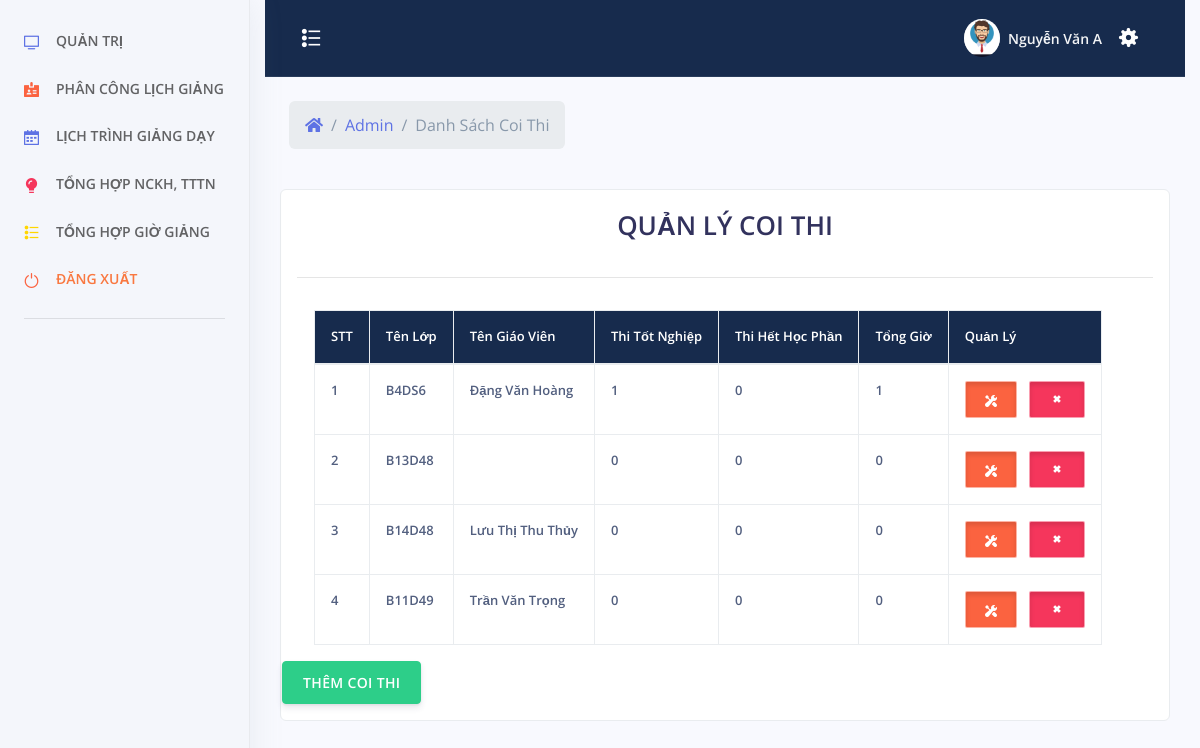
The app's page /admin/index.php?menu=coithi (signed in) with its own data.
### tables this page shows
CREATE TABLE `coi_thi` (
  `id_coi_thi` int(11) NOT NULL,
  `id_lop` int(11) NOT NULL,
  `id_giaovien` int(11) NOT NULL,
  `thoi_gian` int(11) NOT NULL,
  `thi_tot_nghiep` int(11) NOT NULL,
  `thi_het_hoc_phan` int(11) NOT NULL
);

CREATE TABLE `lop_hoc` (
  `id_lop` int(11) NOT NULL,
  `ten_lop` varchar(50) NOT NULL,
  `chuyen_nganh` varchar(50) NOT NULL,
  `thoi_gian` int(11) NOT NULL,
  `thoi_khoa_bieu` longtext NOT NULL,
  `quy_mo` varchar(50) NOT NULL,
  `id_gvphutrach` int(11) NOT NULL,
  `id_gvthamgia` int(11) NOT NULL,
  `thoigian_gv_phutrach` int(11) NOT NULL,
  `thoigian_gv_thamgia` int(11) NOT NULL,
  `thoigian_chitiet_gvphutrach` int(11) NOT NULL,
  `thoigian_chitiet_gvthamgia` int(11) NOT NULL,
  `he` varchar(50) NOT NULL,
  `so_gio_ly_thuyet` int(11) NOT NULL,
  `so_gio_ly_thuyet_gvphutrach` int(11) NOT NULL,
  `so_gio_ly_thuyet_gvthamgia` int(11) NOT NULL,
  `xemina` int(11) NOT NULL,
  `xemina_gvphutrach` int(11) NOT NULL,
  `xemina_gvthamgia` int(11) NOT NULL,
  `thaoluan` int(11) NOT NULL,
  `thaoluan_gvphutrach` int(11) NOT NULL,
  `thaoluan_gvthamgia` int(11) NOT NULL,
  `hinh_thuc_thi` varchar(50) NOT NULL,
  `tong_gio_gvphutrach` int(11) NOT NULL,
  `tong_gio_gvthamgia` int(11) NOT NULL,
  `ghi-chu` varchar(500) NOT NULL
);

CREATE TABLE `tai_khoan` (
  `id_tai_khoan` int(11) NOT NULL,
  `ten_tai_khoan` varchar(30) NOT NULL,
  `mat_khau` varchar(100) NOT NULL,
  `nhom_tai_khoan` tinyint(2) NOT NULL,
  `ten_sinh_vien` varchar(100) NOT NULL,
  `sdt` varchar(20) NOT NULL,
  `ngay_sinh` varchar(50) NOT NULL,
  `ngay_tao` datetime NOT NULL
);

### admin/coithi.php (the view, shortened to what this page needs)
<?php
	include_once('../config/config.php');
	include_once('../header.php');
 ?>
<?php
		if($_SESSION["taikhoan"] == NULL){ ?>
			<script>
				window.location.href="../tai-khoan/dang-nhap.php";
			</script>
		<?php }else {?>
			<div class="row align-items-center py-4">
            <div class="col-lg-6 col-7">
              <nav aria-label="breadcrumb" class="d-none d-md-inline-block ml-md-4">
                <ol class="breadcrumb breadcrumb-links breadcrumb-dark">
                  <li class="breadcrumb-item"><a href="#"><i class="fas fa-home"></i></a></li>
                  <li class="breadcrumb-item"><a href="index.php">Admin</a></li>
                  <li class="breadcrumb-item active" aria-current="page">Danh Sách Coi Thi</li>
                </ol>
              </nav>
            </div>
          </div>
    <div style="color:#FFF" class="col-xs-12 col-sm-12 col-md-12 col-lg-12 adminhihi">
		<div class="list-group-item">
		<?php
			$sql = "SELECT * FROM `coi_thi`";
			$qr = mysqli_query($conn, $sql);
		 ?>
			<div class="caption">
			<h1 style="text-align: center">QUẢN LÝ COI THI</h1>
			</div>
			<hr>
			<div class="row">
				<table class="table table-bordered table-responsive">
					<tr class="chimuc">
						<th>STT</th>
						<th>Tên Lớp</th>
						<th>Tên Giáo Viên</th>
						<th>Thi Tốt Nghiệp</th>
						<th>Thi Hết Học Phần</th>
						<th>Tổng Giờ</th>
						<th>Quản Lý</th>
					</tr>
					<tbody>
						<?php $stt =1; ?>
					<?php while($row = mysqli_fetch_assoc($qr)){ ?>
						<tr>
							<td><?php echo $stt; $stt += 1; ?></td>
							<td>
							<?php
							$idlop = $row["id_lop"];
							$sqllop = "SELECT `ten_lop` FROM `lop_hoc` WHERE `id_lop` = '$idlop'";
							$qrlop = mysqli_query($conn, $sqllop);
							$rowlop = mysqli_fetch_assoc($qrlop);
							echo $rowlop["ten_lop"];
							?>
							</td>
							<td><?php
								$idgv = $row["id_giaovien"];
								$sqlgv = "SELECT `ten_sinh_vien` FROM `tai_khoan` WHERE `id_tai_khoan` = '$idgv'";
								$qrgv = mysqli_query($conn, $sqlgv);
								$rowgv = mysqli_fetch_assoc($qrgv);
								echo $rowgv["ten_sinh_vien"];
							?>
							</td>
							<td><?php echo $row["thi_tot_nghiep"]?></td>
							<td><?php echo $row["thi_het_hoc_phan"]?></td>
							<td><?php echo ($row["thi_tot_nghiep"] + $row["thi_het_hoc_phan"] ) ?></td>
							<td align="center">
								<button type="button" id="sua" class="btn btn-warning btn-xs button-sua" title="Sửa" idlop="<?php echo $row["id_lop"]?>" idgv="<?php echo $row["id_giaovien"]?>" idsua="<?php echo $row["id_coi_thi"]?>" ><span class="glyphicon glyphicon-edit"></span>
								<span class="btn-inner--icon"><i class="ni ni-settings"></i></span>
							</button>
  								<button type="button" id="xoa" xoa="<?php echo $row["id_coi_thi"]?>" class="btn btn-danger btn-xs button-sua" title="Xóa"><span class="glyphicon glyphicon-trash"></span>
								  <span class="btn-inner--icon"><i class="ni ni-fat-remove"></i></span>
							</button>
							</td>
						</tr>
						<?php } ?>
					</tbody>
				</table>
<br>
<center>
	<button type="button" class="btn btn-success"  data-toggle="modal" data-target="#themadmin">THÊM COI THI</button>
</center>
			</div>
		</div>
    </div>
	<?php } ?>
</div>
 <?php
	include_once('../footer.php');
 ?>

### assets/css/style.css (style rules this page uses)
i.ni.ni-fat-remove { font-size: 16px; }
span.btn-inner--icon { font-size: 12px; }
button.button-sua { width: auto; height: auto; text-align: center; padding: 7px 19px; border-radius: 2px; box-shadow: inset 0 3px 5px rgba(0, 0, 0, .125); border: 1px solid #ffffff85; }
table.table.table-bordered { border: none; }
table.table.table-bordered.table-responsive { margin-left: 32px; }
tr.chimuc { background-color: #172b4d; }
tr.chimuc th { color: white; }
.table td, .table th { font-size: .8125rem; white-space: nowrap; font-weight: 600!important; }

### records on screen
coi_thi: id_lop.ten_lop "B4DS6", tai_khoan.ten_sinh_vien "Đặng Văn Hoàng", thi_tot_nghiep "1", thi_het_hoc_phan "0", $row["thi_tot_nghiep"] + $row["thi_het_hoc_phan"] "1"
coi_thi: id_lop.ten_lop "B13D48", thi_tot_nghiep "0", thi_het_hoc_phan "0", $row["thi_tot_nghiep"] + $row["thi_het_hoc_phan"] "0"
coi_thi: id_lop.ten_lop "B14D48", tai_khoan.ten_sinh_vien "Lưu Thị Thu Thủy", thi_tot_nghiep "0", thi_het_hoc_phan "0", $row["thi_tot_nghiep"] + $row["thi_het_hoc_phan"] "0"
coi_thi: id_lop.ten_lop "B11D49", tai_khoan.ten_sinh_vien "Trần Văn Trọng", thi_tot_nghiep "0", thi_het_hoc_phan "0", $row["thi_tot_nghiep"] + $row["thi_het_hoc_phan"] "0"

### other values on screen
$_SESSION["tensv"] "Nguyễn Văn A"
